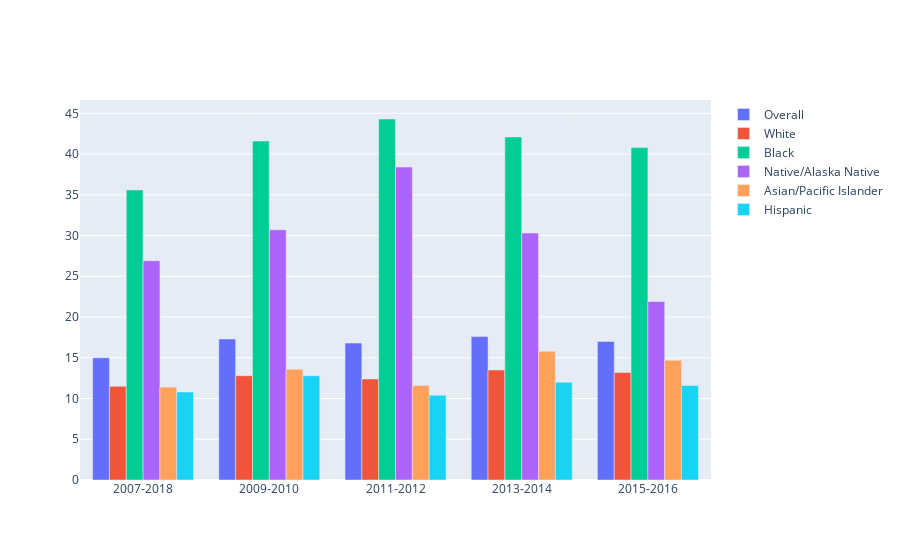

Notebook code cell kept with this figure:
### Code cell
fig = go.Figure(data=[
    go.Bar(name='Overall', x=t_df['Time Period'], y=t_df[' Total PRMR']),
    go.Bar(name='White', x=t_df['Time Period'], y=t_df['White PRMR']),
    go.Bar(name='Black', x=t_df['Time Period'], y=t_df['Black PRMR']),
    go.Bar(name='Native/Alaska Native', x=t_df['Time Period'], y=t_df['AI/AN PRMR']),
    go.Bar(name='Asian/Pacific Islander', x=t_df['Time Period'], y=t_df['Asian/ PI']),
    go.Bar(name='Hispanic', x=t_df['Time Period'], y=t_df['Hispanic PRMR']),
])
# Change the bar mode
fig.update_layout(barmode='group')
fig.show()

### Figure 1 — Plotly figure (JSON) as saved in the notebook; plotly's stock layout.template omitted (floating-point values rounded to 4 significant figures)
{"data": [{"name": "Overall", "type": "bar", "x": ["2007-2018", "2009-2010", "2011-2012", "2013-2014", "2015-2016"], "y": [15, 17.3, 16.8, 17.6, 17]}, {"name": "White", "type": "bar", "x": ["2007-2018", "2009-2010", "2011-2012", "2013-2014", "2015-2016"], "y": [11.5, 12.8, 12.4, 13.5, 13.2]}, {"name": "Black", "type": "bar", "x": ["2007-2018", "2009-2010", "2011-2012", "2013-2014", "2015-2016"], "y": [35.6, 41.6, 44.3, 42.1, 40.8]}, {"name": "Native/Alaska Native", "type": "bar", "x": ["2007-2018", "2009-2010", "2011-2012", "2013-2014", "2015-2016"], "y": [26.9, 30.7, 38.4, 30.3, 21.9]}, {"name": "Asian/Pacific Islander", "type": "bar", "x": ["2007-2018", "2009-2010", "2011-2012", "2013-2014", "2015-2016"], "y": [11.4, 13.6, 11.6, 15.8, 14.7]}, {"name": "Hispanic", "type": "bar", "x": ["2007-2018", "2009-2010", "2011-2012", "2013-2014", "2015-2016"], "y": [10.8, 12.8, 10.4, 12, 11.6]}], "layout": {"barmode": "group"}}
